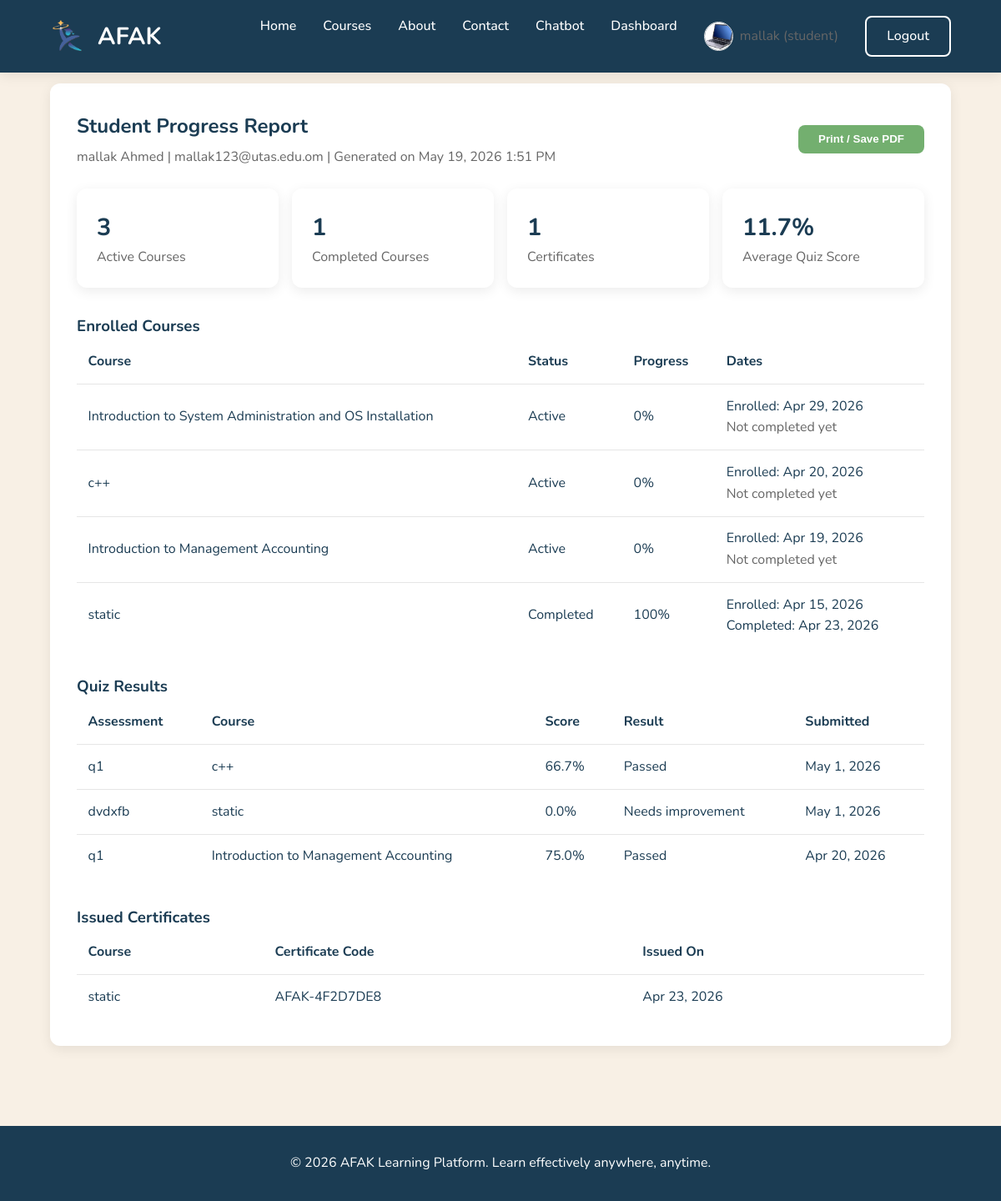
/student-report.php (signed in), run on the app's committed database.
### tables this page shows
CREATE TABLE IF NOT EXISTS `users` (
  `id` int(10) UNSIGNED NOT NULL AUTO_INCREMENT,
  `username` varchar(50) NOT NULL,
  `email` varchar(191) NOT NULL,
  `password_hash` varchar(255) NOT NULL,
  `first_name` varchar(100) NOT NULL,
  `last_name` varchar(100) NOT NULL,
  `role` enum('student','instructor','admin') NOT NULL DEFAULT 'student',
  `avatar_url` varchar(500) DEFAULT NULL,
  `bio` text,
  `is_active` tinyint(1) NOT NULL DEFAULT '1',
  `email_verified_at` timestamp NULL DEFAULT NULL,
  `last_login_at` timestamp NULL DEFAULT NULL,
  `created_at` timestamp NULL DEFAULT CURRENT_TIMESTAMP,
  `updated_at` timestamp NULL DEFAULT CURRENT_TIMESTAMP ON UPDATE CURRENT_TIMESTAMP,
  `survey_skipped` tinyint(1) DEFAULT '0',
  PRIMARY KEY (`id`),
  UNIQUE KEY `username` (`username`),
  UNIQUE KEY `email` (`email`),
  KEY `idx_users_role` (`role`)
);

CREATE TABLE IF NOT EXISTS `enrollments` (
  `id` int(10) UNSIGNED NOT NULL AUTO_INCREMENT,
  `student_id` int(10) UNSIGNED NOT NULL,
  `course_id` int(10) UNSIGNED NOT NULL,
  `status` enum('active','completed','dropped') NOT NULL DEFAULT 'active',
  `enrolled_at` timestamp NULL DEFAULT CURRENT_TIMESTAMP,
  `completed_at` timestamp NULL DEFAULT NULL,
  `progress_percent` decimal(5,2) NOT NULL DEFAULT '0.00',
  `time_spent_seconds` int(10) UNSIGNED NOT NULL DEFAULT '0',
  PRIMARY KEY (`id`),
  UNIQUE KEY `unique_enrollment` (`student_id`,`course_id`),
  KEY `idx_enrollments_student` (`student_id`),
  KEY `idx_enrollments_course` (`course_id`),
  KEY `idx_enrollments_status` (`status`)
);

CREATE TABLE IF NOT EXISTS `courses` (
  `id` int(10) UNSIGNED NOT NULL AUTO_INCREMENT,
  `title` varchar(255) NOT NULL,
  `slug` varchar(191) NOT NULL,
  `description` text NOT NULL,
  `short_description` varchar(500) DEFAULT NULL,
  `thumbnail_url` varchar(500) DEFAULT NULL,
  `category_id` int(10) UNSIGNED DEFAULT NULL,
  `instructor_id` int(10) UNSIGNED NOT NULL,
  `status` enum('draft','pending_review','approved','rejected','published') NOT NULL DEFAULT 'draft',
  `is_free` tinyint(1) NOT NULL DEFAULT '1',
  `price` decimal(10,2) DEFAULT NULL,
  `duration_hours` int(10) UNSIGNED DEFAULT NULL COMMENT 'Estimated total hours',
  `level` enum('beginner','intermediate','advanced','all') DEFAULT 'all',
  `learning_style` enum('visual','verbal','mixed') NOT NULL DEFAULT 'mixed',
  `approved_by` int(10) UNSIGNED DEFAULT NULL,
  `approved_at` timestamp NULL DEFAULT NULL,
  `rejection_reason` text,
  `created_at` timestamp NULL DEFAULT CURRENT_TIMESTAMP,
  `updated_at` timestamp NULL DEFAULT CURRENT_TIMESTAMP ON UPDATE CURRENT_TIMESTAMP,
  `cover_url` varchar(500) DEFAULT NULL COMMENT 'Course cover image',
  PRIMARY KEY (`id`),
  UNIQUE KEY `slug` (`slug`),
  KEY `approved_by` (`approved_by`),
  KEY `idx_courses_status` (`status`),
  KEY `idx_courses_instructor` (`instructor_id`),
  KEY `idx_courses_category` (`category_id`)
);

CREATE TABLE IF NOT EXISTS `certificates` (
  `id` int(10) UNSIGNED NOT NULL AUTO_INCREMENT,
  `enrollment_id` int(10) UNSIGNED NOT NULL,
  `student_id` int(10) UNSIGNED NOT NULL,
  `course_id` int(10) UNSIGNED NOT NULL,
  `certificate_code` varchar(50) NOT NULL,
  `status` enum('pending_instructor','pending_admin','approved','rejected') NOT NULL DEFAULT 'pending_instructor',
  `instructor_approved_by` int(10) UNSIGNED DEFAULT NULL,
  `instructor_approved_at` timestamp NULL DEFAULT NULL,
  `admin_approved_by` int(10) UNSIGNED DEFAULT NULL,
  `admin_approved_at` timestamp NULL DEFAULT NULL,
  `issued_at` timestamp NULL DEFAULT NULL,
  `pdf_url` varchar(500) DEFAULT NULL,
  `created_at` timestamp NULL DEFAULT CURRENT_TIMESTAMP,
  `updated_at` timestamp NULL DEFAULT CURRENT_TIMESTAMP ON UPDATE CURRENT_TIMESTAMP,
  PRIMARY KEY (`id`),
  UNIQUE KEY `certificate_code` (`certificate_code`),
  UNIQUE KEY `unique_certificate_enrollment` (`enrollment_id`),
  KEY `course_id` (`course_id`),
  KEY `instructor_approved_by` (`instructor_approved_by`),
  KEY `admin_approved_by` (`admin_approved_by`),
  KEY `idx_certificates_student` (`student_id`),
  KEY `idx_certificates_status` (`status`)
);

### includes/functions.php (called while the page is built, shortened)
<?php
function e(string $str): string {
    return htmlspecialchars($str, ENT_QUOTES, 'UTF-8');
}
function url(string $path): string {
    $base = defined('BASE_PATH') ? '/' . trim(BASE_PATH, '/') : '';
    $cleanPath = ltrim($path, '/');
    return rtrim($base, '/') . '/' . ltrim($cleanPath, '/');
}

### includes/auth.php (called while the page is built, shortened)
<?php
function isLoggedIn(): bool {
    return isset($_SESSION['user_id']) && !empty($_SESSION['user_id']);
}
function getCurrentUser(): ?array {
    global $pdo;
    $stmt = $pdo->prepare("SELECT id, username, email, first_name, last_name, role, avatar_url, bio FROM users WHERE id = ?");
    $stmt->execute([$_SESSION['user_id']]);
    return $stmt->fetch() ?: null;
}

### student-report.php (the view, shortened to what this page needs)
<?php
require_once __DIR__ . '/config/db.php';
require_once __DIR__ . '/includes/auth.php';
require_once __DIR__ . '/includes/functions.php';
$userId = (int) $_SESSION['user_id'];
$user = getCurrentUser() ?: [];
$stats = [
    'active_courses' => 0,
    'completed_courses' => 0,
    'certificates' => 0,
    'avg_quiz_score' => 0,
];
$stmt = $pdo->prepare("
    SELECT
        SUM(CASE WHEN status = 'active' THEN 1 ELSE 0 END) AS active_courses,
        SUM(CASE WHEN status = 'completed' THEN 1 ELSE 0 END) AS completed_courses
    FROM enrollments
    WHERE student_id = ?
");
$stmt->execute([$userId]);
$row = $stmt->fetch(PDO::FETCH_ASSOC) ?: [];
$stats['active_courses'] = (int) ($row['active_courses'] ?? 0);
$stats['completed_courses'] = (int) ($row['completed_courses'] ?? 0);
$stmt = $pdo->prepare("SELECT COUNT(*) FROM certificates WHERE student_id = ? AND status = 'approved'");
$stmt->execute([$userId]);
$stats['certificates'] = (int) $stmt->fetchColumn();
$stmt = $pdo->prepare("
    SELECT AVG(aa.percent_score)
    FROM assessment_attempts aa
    JOIN enrollments e ON aa.enrollment_id = e.id
    WHERE e.student_id = ?
");
$stmt->execute([$userId]);
$stats['avg_quiz_score'] = round((float) ($stmt->fetchColumn() ?: 0), 1);
$stmt = $pdo->prepare("
    SELECT
        c.title,
        e.status,
        e.progress_percent,
        e.enrolled_at,
        e.completed_at
    FROM enrollments e
    JOIN courses c ON c.id = e.course_id
    WHERE e.student_id = ?
    ORDER BY e.enrolled_at DESC
");
$stmt->execute([$userId]);
$courses = $stmt->fetchAll(PDO::FETCH_ASSOC);
$stmt = $pdo->prepare("
    SELECT
        a.title AS assessment_title,
        c.title AS course_title,
        aa.percent_score,
        aa.passed,
        aa.submitted_at
    FROM assessment_attempts aa
    JOIN enrollments e ON aa.enrollment_id = e.id
    JOIN assessments a ON a.id = aa.assessment_id
    JOIN courses c ON c.id = a.course_id
    WHERE e.student_id = ?
      AND aa.id IN (
          SELECT MAX(aa2.id)
          FROM assessment_attempts aa2
          JOIN enrollments e2 ON aa2.enrollment_id = e2.id
          WHERE e2.student_id = ?
          GROUP BY aa2.assessment_id, aa2.enrollment_id
      )
    ORDER BY aa.submitted_at DESC
");
$stmt->execute([$userId, $userId]);
$quizResults = $stmt->fetchAll(PDO::FETCH_ASSOC);
$stmt = $pdo->prepare("
    SELECT c.title AS course_title, cert.certificate_code, cert.issued_at, cert.created_at
    FROM certificates cert
    JOIN courses c ON c.id = cert.course_id
    WHERE cert.student_id = ? AND cert.status = 'approved'
    ORDER BY cert.issued_at DESC, cert.created_at DESC
");
$stmt->execute([$userId]);
$certificates = $stmt->fetchAll(PDO::FETCH_ASSOC);
require_once __DIR__ . '/includes/header.php';
?>
<div class="form-card" style="max-width: 1100px; margin: 0 auto;">
    <div style="display: flex; justify-content: space-between; gap: 1rem; align-items: center; flex-wrap: wrap; margin-bottom: 1.5rem;">
        <div>
            <h2 style="margin-bottom: 0.35rem;">Student Progress Report</h2>
            <p class="text-muted" style="margin: 0;">
                <?= e(trim(($user['first_name'] ?? '') . ' ' . ($user['last_name'] ?? ''))) ?> |
                <?= e($user['email'] ?? '') ?> |
                Generated on <?= date('M j, Y g:i A') ?>
            </p>
        </div>
        <button type="button" class="btn btn-primary" onclick="window.print()">Print / Save PDF</button>
    </div>
    <div class="stats-row" style="margin-bottom: 2rem;">
        <div class="stat-card">
            <div class="number"><?= $stats['active_courses'] ?></div>
            <div class="label">Active Courses</div>
        </div>
        <div class="stat-card">
            <div class="number"><?= $stats['completed_courses'] ?></div>
            <div class="label">Completed Courses</div>
        </div>
        <div class="stat-card">
            <div class="number"><?= $stats['certificates'] ?></div>
            <div class="label">Certificates</div>
        </div>
        <div class="stat-card">
            <div class="number"><?= number_format($stats['avg_quiz_score'], 1) ?>%</div>
            <div class="label">Average Quiz Score</div>
        </div>
    </div>
    <h3>Enrolled Courses</h3>
    <?php if (empty($courses)): ?>
        <p class="text-muted">No course activity yet.</p>
    <?php else: ?>
        <table style="width: 100%; border-collapse: collapse; margin-bottom: 2rem;">
            <thead>
                <tr style="background: var(--light);">
                    <th style="text-align: left; padding: 0.85rem;">Course</th>
                    <th style="text-align: left; padding: 0.85rem;">Status</th>
                    <th style="text-align: left; padding: 0.85rem;">Progress</th>
                    <th style="text-align: left; padding: 0.85rem;">Dates</th>
                </tr>
            </thead>
            <tbody>
                <?php foreach ($courses as $course): ?>
                    <tr style="border-top: 1px solid var(--border);">
                        <td style="padding: 0.85rem;"><?= e($course['title']) ?></td>
                        <td style="padding: 0.85rem;"><?= e(ucfirst($course['status'])) ?></td>
                        <td style="padding: 0.85rem;"><?= number_format((float) $course['progress_percent'], 0) ?>%</td>
                        <td style="padding: 0.85rem;">
                            Enrolled: <?= date('M j, Y', strtotime($course['enrolled_at'])) ?><br>
                            <?php if (!empty($course['completed_at'])): ?>
                                Completed: <?= date('M j, Y', strtotime($course['completed_at'])) ?>
                            <?php else: ?>
                                <span class="text-muted">Not completed yet</span>
                            <?php endif ?>
                        </td>
                    </tr>
                <?php endforeach ?>
            </tbody>
        </table>
    <?php endif ?>
    <h3>Quiz Results</h3>
    <?php if (empty($quizResults)): ?>
        <p class="text-muted">No quiz submissions yet.</p>
    <?php else: ?>
        <table style="width: 100%; border-collapse: collapse; margin-bottom: 2rem;">
            <thead>
                <tr style="background: var(--light);">
                    <th style="text-align: left; padding: 0.85rem;">Assessment</th>
                    <th style="text-align: left; padding: 0.85rem;">Course</th>
                    <th style="text-align: left; padding: 0.85rem;">Score</th>
                    <th style="text-align: left; padding: 0.85rem;">Result</th>
                    <th style="text-align: left; padding: 0.85rem;">Submitted</th>
                </tr>
            </thead>
            <tbody>
                <?php foreach ($quizResults as $result): ?>
                    <tr style="border-top: 1px solid var(--border);">
                        <td style="padding: 0.85rem;"><?= e($result['assessment_title']) ?></td>
                        <td style="padding: 0.85rem;"><?= e($result['course_title']) ?></td>
                        <td style="padding: 0.85rem;"><?= number_format((float) $result['percent_score'], 1) ?>%</td>
                        <td style="padding: 0.85rem;"><?= $result['passed'] ? 'Passed' : 'Needs improvement' ?></td>
                        <td style="padding: 0.85rem;"><?= date('M j, Y', strtotime($result['submitted_at'])) ?></td>
                    </tr>
                <?php endforeach ?>
            </tbody>
        </table>
    <?php endif ?>
    <h3>Issued Certificates</h3>
    <?php if (empty($certificates)): ?>
        <p class="text-muted">No certificates issued yet.</p>
    <?php else: ?>
        <table style="width: 100%; border-collapse: collapse;">
            <thead>
                <tr style="background: var(--light);">
                    <th style="text-align: left; padding: 0.85rem;">Course</th>
                    <th style="text-align: left; padding: 0.85rem;">Certificate Code</th>
                    <th style="text-align: left; padding: 0.85rem;">Issued On</th>
                </tr>
            </thead>
            <tbody>
                <?php foreach ($certificates as $certificate): ?>
                    <tr style="border-top: 1px solid var(--border);">
                        <td style="padding: 0.85rem;"><?= e($certificate['course_title']) ?></td>
                        <td style="padding: 0.85rem;"><?= e($certificate['certificate_code']) ?></td>
                        <td style="padding: 0.85rem;"><?= date('M j, Y', strtotime($certificate['issued_at'] ?? $certificate['created_at'])) ?></td>
                    </tr>
                <?php endforeach ?>
            </tbody>
        </table>
    <?php endif ?>
</div>
<?php require_once __DIR__ . '/includes/footer.php'; ?>

### includes/header.php (shortened to what this page needs)
<!DOCTYPE html>
<html lang="en">
<head>
    <link rel="stylesheet" href="<?= url('assets/css/style.css') ?>">
</head>
<body>
<header class="site-header">
    <div class="header-inner">
        <a href="<?= url('index.php') ?>" class="logo">
            <?php if (file_exists(__DIR__ . '/../assets/img/AFAKLOGO.jpg')): ?>
                <img src="<?= url('assets/img/AFAKLOGO.jpg') ?>" alt="AFAK">
            <?php endif; ?>
            AFAK
        </a>
        <nav class="nav-links">
            <a href="<?= url('index.php') ?>">Home</a>
            <a href="<?= url('courses.php') ?>">Courses</a>
            <a href="<?= url('about.php') ?>">About</a>
            <a href="<?= url('contact.php') ?>">Contact</a>
            <?php if (isLoggedIn()): ?>
                <a href="<?= url('chatbot.php') ?>">Chatbot</a>
                <?php if ($_SESSION['role'] === 'admin'): ?>
                    <a href="<?= url('admin/index.php') ?>">Admin</a>
                <?php elseif ($_SESSION['role'] === 'instructor'): ?>
                    <a href="<?= url('instructor/index.php') ?>">Instructor</a>
                <?php else: ?>
                    <a href="<?= url('dashboard.php') ?>">Dashboard</a>
                <?php endif; ?>
                <?php
                $avatar = 'assets/img/std.jpg';
                if (isset($user) && !empty($user['avatar_url'])) {
                    $avatar = $user['avatar_url'];
                }
                ?>
                <div style="display: inline-flex; align-items: center; gap: 8px;">
                    <img src="<?= url($avatar) ?>" alt="Avatar" style="width: 35px; height: 35px; border-radius: 50%; object-fit: cover; border: 1px solid #ddd;">
                    <span class="text-muted"><?= e($_SESSION['first_name'] ?? '') ?> (<?= e($_SESSION['role']) ?>)</span>
                </div>
                <a href="<?= url('logout.php') ?>" class="btn btn-outline-light">Logout</a>
            <?php else: ?>
                <a href="<?= url('login.php') ?>" class="btn btn-outline-light">Login</a>
                <a href="<?= url('register.php') ?>" class="btn btn-primary">Register</a>
            <?php endif; ?>
        </nav>
    </div>
</header>
<main class="main-content">

### data on the page
users: avatar_url (picture), first_name+last_name "mallak Ahmed", email "mallak123@utas.edu.om"
enrollments: course.title "Introduction to System Administration and OS Installation", status "Active", progress_percent "0", enrolled_at "Apr 29, 2026", shows "Not completed yet"
enrollments: course.title "c++", status "Active", progress_percent "0", enrolled_at "Apr 20, 2026", shows "Not completed yet"
enrollments: course.title "Introduction to Management Accounting", status "Active", progress_percent "0", enrolled_at "Apr 19, 2026", shows "Not completed yet"
enrollments: course.title "static", status "Completed", progress_percent "100", enrolled_at "Apr 15, 2026", completed_at "Apr 23, 2026"
certificates: course.title "static", certificate_code "AFAK-4F2D7DE8", issued_at "Apr 23, 2026"

### other printed values
$_SESSION['first_name'] "mallak"
$_SESSION['role'] "student"
$stats['active_courses'] "3"
$stats['completed_courses'] "1"
$stats['certificates'] "1"
$stats['avg_quiz_score'] "11.7"
$result['assessment_title'] "q1"
$result['course_title'] "c++"
$result['percent_score'] "66.7"
date('M j, Y', strtotime($result['submitted_at'])) "May 1, 2026"
$result['assessment_title'] "dvdxfb"
$result['course_title'] "static"
$result['percent_score'] "0.0"
$result['course_title'] "Introduction to Management Accounting"
$result['percent_score'] "75.0"
